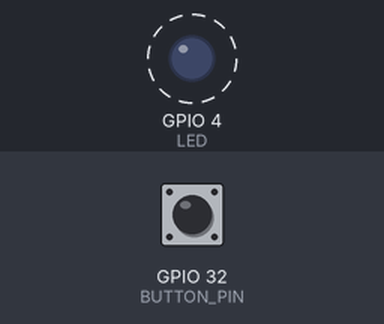
The program below on a simulated ESP32. On the bench: output pins drawn as LEDs (lit = HIGH). Dashed ring = blinking. Inputs (shaded band) come from the test bench; at power-on: GPIO 32 (BUTTON_PIN) HIGH.

Above: at 0.5 s.
Timing chart, 0 to 4.6 s (numbered marks = the images above):
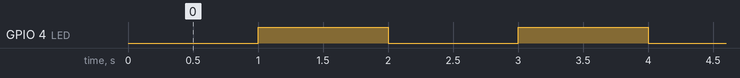

Measured:
- by itself, GPIO 4 (LED): alternates HIGH for 1.0 s and LOW for 1.0 s

The program:

main.cpp
```cpp
// Week3-Lecture2
// Timer Interrupt + Button Debounce
// Embedded IoT System Fall-2026
// Name: Ahmad Istiaq
// Reg#: 24-NTU-CS-FL-1101

#include <Arduino.h>

#define LED 4
#define BUTTON_PIN 32

hw_timer_t *My_timer=NULL;
hw_timer_t *debounceTimer=NULL;

volatile bool debounceActive=false;
volatile bool ledState=false;

void ARDUINO_ISR_ATTR onTimer()
{
    ledState=!ledState;
    digitalWrite(LED,ledState);
}

void ARDUINO_ISR_ATTR onDebounceTimer()
{
    debounceActive=false;
}

void ARDUINO_ISR_ATTR onButtonISR()
{
    if(!debounceActive)
    {
        debounceActive=true;
        ledState=!ledState;
        digitalWrite(LED,ledState);
        timerWrite(debounceTimer,0);
    }
}

void setup()
{
    pinMode(LED, OUTPUT);
    pinMode(BUTTON_PIN, INPUT_PULLUP);

    My_timer = timerBegin(0, 80, true);
    timerAttachInterrupt(My_timer, &onTimer, true);
    timerAlarmWrite(My_timer, 1000000, true);
    timerAlarmEnable(My_timer);

    debounceTimer = timerBegin(1, 80, true);
    timerAttachInterrupt(debounceTimer, &onDebounceTimer, true);
    timerAlarmWrite(debounceTimer, 50000, false);
    timerAlarmEnable(debounceTimer);

    attachInterrupt(digitalPinToInterrupt(BUTTON_PIN), onButtonISR, FALLING);
}

void loop()
{
}
```
